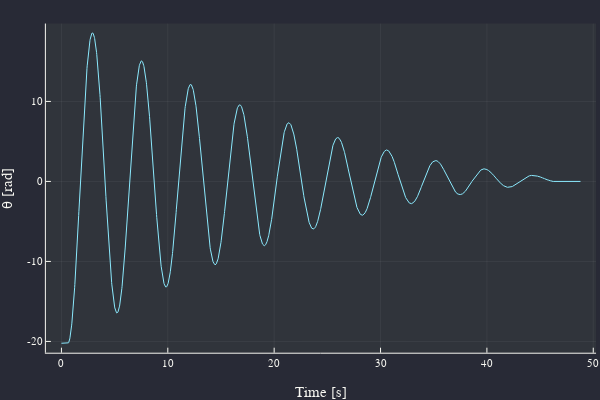

Source (notebook cell):
### Markdown cell above
### Gögn 4, Mæling á θ yfir tíma nema með segul á hlið topp súlunar

### Code cell
data4 = CSV.read("data4.csv", DataFrame)

data4[!,2] = data4[!,2] .- data4[end,2]

plot(data4[!,1], data4[!,2],
	xlabel = "Time [s]",
	ylabel = "θ [rad]",
	labels = :none)

### Figure 1 — Plotly figure (JSON) as saved in the notebook; plotly's stock layout.template omitted (floating-point values rounded to 4 significant figures; data arrays with more than 128 entries replaced by an {"elided": "..."} marker saying what was removed)
{"data": [{"colorbar": {"title": ""}, "legendgroup": "", "line": {"color": "rgba(139, 233, 253, 1.000)", "dash": "solid", "shape": "linear", "width": 1}, "mode": "lines", "name": "", "showlegend": false, "type": "scatter", "x": {"elided": "2441 float values"}, "xaxis": "x", "y": {"elided": "2441 float values"}, "yaxis": "y", "zmax": null, "zmin": null}], "layout": {"annotations": [], "height": 400, "legend": {"bgcolor": "rgba(40, 42, 54, 1.000)", "bordercolor": "rgba(248, 248, 242, 1.000)", "borderwidth": 1, "font": {"color": "rgba(248, 248, 242, 1.000)", "family": "sans-serif", "size": 11}, "title": {"font": {"color": "rgba(248, 248, 242, 1.000)", "family": "sans-serif", "size": 15}, "text": ""}, "tracegroupgap": 0, "traceorder": "normal", "x": 1, "xanchor": "auto", "y": 1, "yanchor": "auto"}, "margin": {"b": 20, "l": 0, "r": 0, "t": 20}, "paper_bgcolor": "rgba(40, 42, 54, 1.000)", "plot_bgcolor": "rgba(48, 52, 59, 1.000)", "showlegend": true, "width": 600, "xaxis": {"anchor": "y", "domain": [0.07647, 0.9934], "gridcolor": "rgba(248, 248, 242, 0.100)", "gridwidth": 0.5, "linecolor": "rgba(248, 248, 242, 1.000)", "mirror": false, "range": [-1.464, 50.26], "showgrid": true, "showline": true, "showticklabels": true, "tickangle": 0, "tickcolor": "rgb(248, 248, 242)", "tickfont": {"color": "rgba(248, 248, 242, 1.000)", "family": "sans-serif", "size": 11}, "tickmode": "array", "ticks": "inside", "ticktext": ["0", "10", "20", "30", "40", "50"], "tickvals": [0, 10, 20, 30, 40, 50], "title": "Time [s]", "titlefont": {"color": "rgba(248, 248, 242, 1.000)", "family": "sans-serif", "size": 15}, "type": "-", "visible": true, "zeroline": false, "zerolinecolor": "rgba(248, 248, 242, 1.000)"}, "yaxis": {"anchor": "x", "domain": [0.07581, 0.9902], "gridcolor": "rgba(248, 248, 242, 0.100)", "gridwidth": 0.5, "linecolor": "rgba(248, 248, 242, 1.000)", "mirror": false, "range": [-21.41, 19.73], "showgrid": true, "showline": true, "showticklabels": true, "tickangle": 0, "tickcolor": "rgb(248, 248, 242)", "tickfont": {"color": "rgba(248, 248, 242, 1.000)", "family": "sans-serif", "size": 11}, "tickmode": "array", "ticks": "inside", "ticktext": ["-20", "-10", "0", "10"], "tickvals": [-20, -10, 0, 10], "title": "θ [rad]", "titlefont": {"color": "rgba(248, 248, 242, 1.000)", "family": "sans-serif", "size": 15}, "type": "-", "visible": true, "zeroline": false, "zerolinecolor": "rgba(248, 248, 242, 1.000)"}}}
